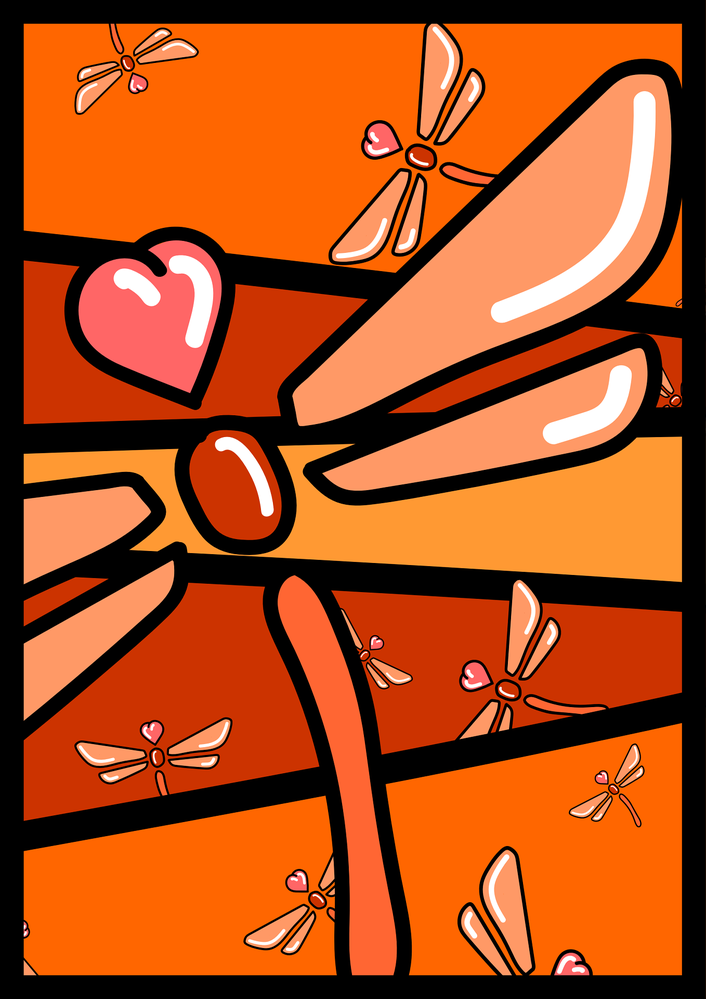
#> input picture ch20/openCV/fresh_morning-mind-10152727_1920.png, 706 x 999 px, shrunk from 1358 x 1920 before the run, found by its file name
$ python opencv_detectedge.py
#> lines starting #> are read from the running program, lines starting #| are printed output that depends on the picture; after the words box and inside, x2 and y2 are one past the last pixel; in counts of white or black regions, pixels touching at a corner belong together
# opencv_detectedge.py

import cv2

image = cv2.imread("/Users/min/Code/rokey/py_work/ch20/openCV/fresh_morning-mind-10152727_1920.png")
#> image is the input picture: shape (999, 706, 3); mean B, G, R 26.5, 78.1, 172.3

edge = cv2.Canny(image, threshold1 = 100, threshold2 = 200)
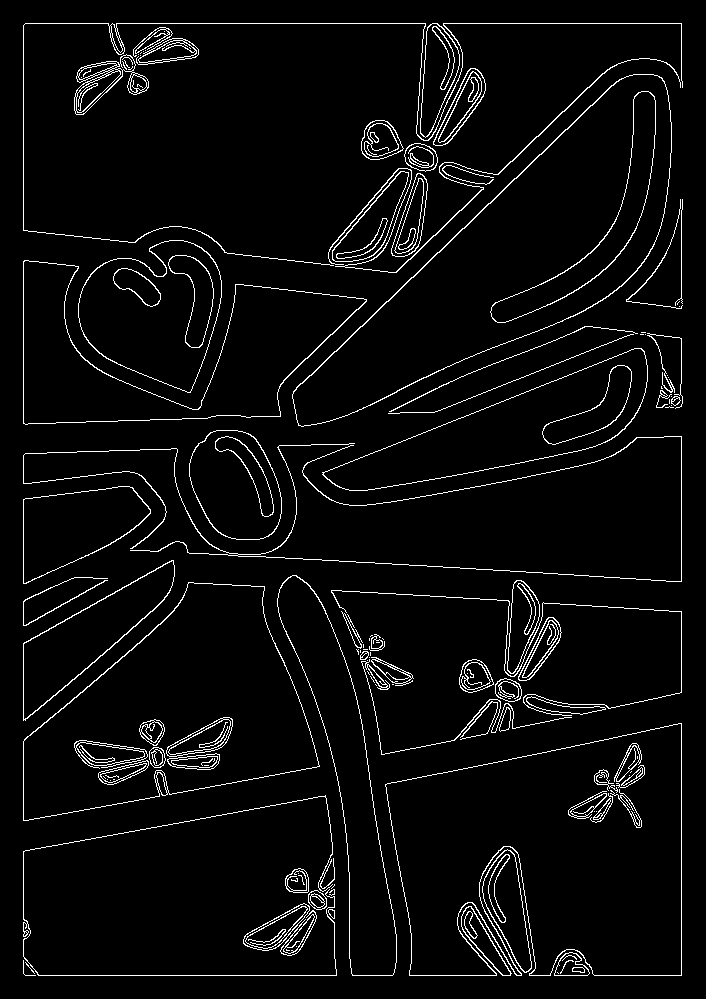
#> edge: shape (999, 706); 4.2% white in thin lines or dots, all inside (x1, y1, x2, y2) = (23, 23, 683, 976)

cv2.imshow("Loaded Image", edge)
cv2.waitKey(0)   # 0: 무한 대기
cv2.destroyAllWindows()

# 엣지 (edge): 이미지에서 밝기(또는 색)가 갑자기 변하는 경계

$ run again, with ch20/openCV/aespa.jpg saved as ch20/openCV/fresh_morning-mind-10152727_1920.png
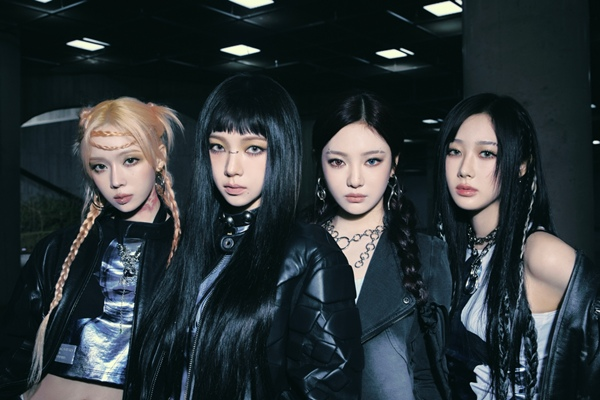
#> input picture ch20/openCV/aespa.jpg, 600 x 400 px, found by its file name
#> image is the input picture: shape (400, 600, 3); mean B, G, R 56.6, 53.4, 44.9
#> `edge = cv2.Canny(image, threshold1 = 100, threshold2 = 200)`:
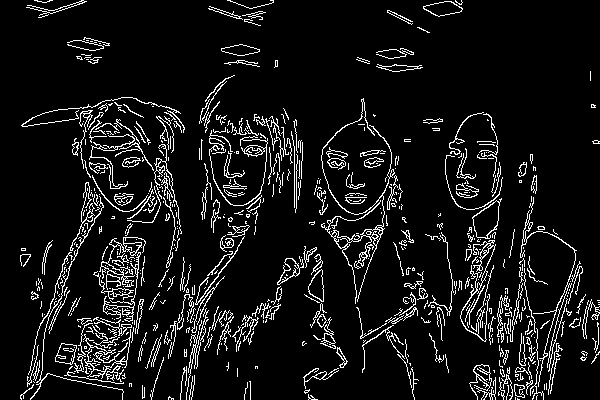
#> edge: shape (400, 600); 8.4% white in thin lines or dots
